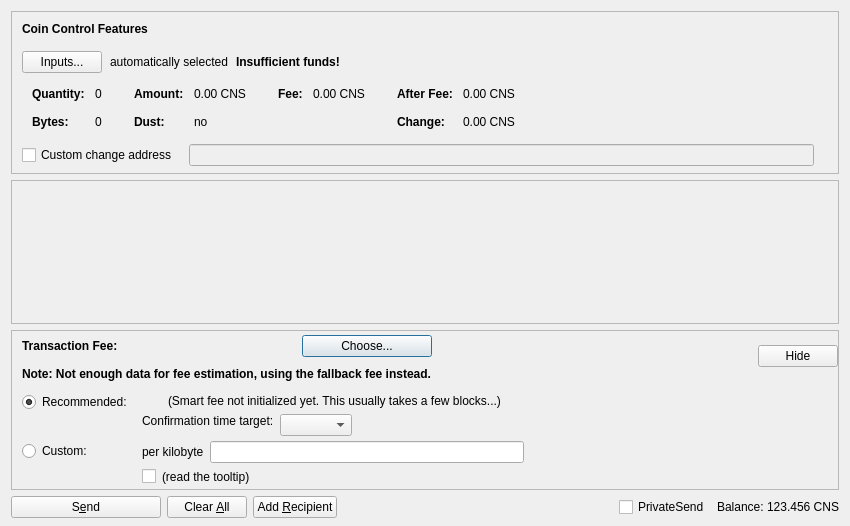
<?xml version="1.0" encoding="UTF-8"?>
<ui version="4.0">
 <class>SendCoinsDialog</class>
 <widget class="QDialog" name="SendCoinsDialog">
  <property name="geometry">
   <rect>
    <x>0</x>
    <y>0</y>
    <width>850</width>
    <height>526</height>
   </rect>
  </property>
  <property name="windowTitle">
   <string>Send Coins</string>
  </property>
  <layout class="QVBoxLayout" name="verticalLayout" stretch="0,1,0,0">
   <property name="bottomMargin">
    <number>8</number>
   </property>
   <item>
    <widget class="QFrame" name="frameCoinControl">
     <property name="sizePolicy">
      <sizepolicy hsizetype="Expanding" vsizetype="Expanding">
       <horstretch>0</horstretch>
       <verstretch>0</verstretch>
      </sizepolicy>
     </property>
     <property name="maximumSize">
      <size>
       <width>16777215</width>
       <height>16777215</height>
      </size>
     </property>
     <property name="frameShape">
      <enum>QFrame::StyledPanel</enum>
     </property>
     <property name="frameShadow">
      <enum>QFrame::Sunken</enum>
     </property>
     <layout class="QVBoxLayout" name="verticalLayoutCoinControl2">
      <property name="spacing">
       <number>0</number>
      </property>
      <property name="leftMargin">
       <number>0</number>
      </property>
      <property name="topMargin">
       <number>0</number>
      </property>
      <property name="rightMargin">
       <number>0</number>
      </property>
      <property name="bottomMargin">
       <number>6</number>
      </property>
      <item>
       <layout class="QVBoxLayout" name="verticalLayoutCoinControl" stretch="0,0,0,0,1">
        <property name="spacing">
         <number>0</number>
        </property>
        <property name="leftMargin">
         <number>10</number>
        </property>
        <property name="topMargin">
         <number>10</number>
        </property>
        <item>
         <layout class="QHBoxLayout" name="horizontalLayoutCoinControl1">
          <property name="bottomMargin">
           <number>15</number>
          </property>
          <item>
           <widget class="QLabel" name="labelCoinControlFeatures">
            <property name="sizePolicy">
             <sizepolicy hsizetype="Preferred" vsizetype="Maximum">
              <horstretch>0</horstretch>
              <verstretch>0</verstretch>
             </sizepolicy>
            </property>
            <property name="font">
             <font>
              <weight>75</weight>
              <bold>true</bold>
             </font>
            </property>
            <property name="styleSheet">
             <string notr="true">font-weight:bold;</string>
            </property>
            <property name="text">
             <string>Coin Control Features</string>
            </property>
           </widget>
          </item>
         </layout>
        </item>
        <item>
         <layout class="QHBoxLayout" name="horizontalLayoutCoinControl2" stretch="0,0,0,0">
          <property name="spacing">
           <number>8</number>
          </property>
          <property name="bottomMargin">
           <number>10</number>
          </property>
          <item>
           <widget class="QPushButton" name="pushButtonCoinControl">
            <property name="styleSheet">
             <string notr="true"/>
            </property>
            <property name="text">
             <string>Inputs...</string>
            </property>
            <property name="autoDefault">
             <bool>false</bool>
            </property>
           </widget>
          </item>
          <item>
           <widget class="QLabel" name="labelCoinControlAutomaticallySelected">
            <property name="text">
             <string>automatically selected</string>
            </property>
            <property name="margin">
             <number>5</number>
            </property>
           </widget>
          </item>
          <item>
           <widget class="QLabel" name="labelCoinControlInsuffFunds">
            <property name="font">
             <font>
              <weight>75</weight>
              <bold>true</bold>
             </font>
            </property>
            <property name="styleSheet">
             <string notr="true">font-weight:bold;</string>
            </property>
            <property name="text">
             <string>Insufficient funds!</string>
            </property>
            <property name="margin">
             <number>5</number>
            </property>
           </widget>
          </item>
          <item>
           <spacer name="horizontalSpacerCoinControl">
            <property name="orientation">
             <enum>Qt::Horizontal</enum>
            </property>
            <property name="sizeHint" stdset="0">
             <size>
              <width>40</width>
              <height>1</height>
             </size>
            </property>
           </spacer>
          </item>
         </layout>
        </item>
        <item>
         <widget class="QWidget" name="widgetCoinControl" native="true">
          <property name="sizePolicy">
           <sizepolicy hsizetype="Preferred" vsizetype="Preferred">
            <horstretch>0</horstretch>
            <verstretch>0</verstretch>
           </sizepolicy>
          </property>
          <property name="minimumSize">
           <size>
            <width>0</width>
            <height>0</height>
           </size>
          </property>
          <property name="styleSheet">
           <string notr="true"/>
          </property>
          <layout class="QHBoxLayout" name="horizontalLayoutCoinControl5">
           <property name="leftMargin">
            <number>0</number>
           </property>
           <property name="topMargin">
            <number>0</number>
           </property>
           <property name="rightMargin">
            <number>0</number>
           </property>
           <property name="bottomMargin">
            <number>0</number>
           </property>
           <item>
            <layout class="QHBoxLayout" name="horizontalLayoutCoinControl3" stretch="0,0,0,1">
             <property name="spacing">
              <number>20</number>
             </property>
             <property name="topMargin">
              <number>0</number>
             </property>
             <property name="bottomMargin">
              <number>10</number>
             </property>
             <item>
              <layout class="QFormLayout" name="formLayoutCoinControl1">
               <property name="horizontalSpacing">
                <number>10</number>
               </property>
               <property name="verticalSpacing">
                <number>14</number>
               </property>
               <property name="leftMargin">
                <number>10</number>
               </property>
               <property name="topMargin">
                <number>4</number>
               </property>
               <property name="rightMargin">
                <number>6</number>
               </property>
               <item row="0" column="0">
                <widget class="QLabel" name="labelCoinControlQuantityText">
                 <property name="font">
                  <font>
                   <weight>75</weight>
                   <bold>true</bold>
                  </font>
                 </property>
                 <property name="text">
                  <string>Quantity:</string>
                 </property>
                 <property name="margin">
                  <number>0</number>
                 </property>
                </widget>
               </item>
               <item row="0" column="1">
                <widget class="QLabel" name="labelCoinControlQuantity">
                 <property name="cursor">
                  <cursorShape>IBeamCursor</cursorShape>
                 </property>
                 <property name="contextMenuPolicy">
                  <enum>Qt::ActionsContextMenu</enum>
                 </property>
                 <property name="text">
                  <string notr="true">0</string>
                 </property>
                 <property name="margin">
                  <number>0</number>
                 </property>
                 <property name="textInteractionFlags">
                  <set>Qt::LinksAccessibleByMouse|Qt::TextSelectableByKeyboard|Qt::TextSelectableByMouse</set>
                 </property>
                </widget>
               </item>
               <item row="1" column="0">
                <widget class="QLabel" name="labelCoinControlBytesText">
                 <property name="font">
                  <font>
                   <weight>75</weight>
                   <bold>true</bold>
                  </font>
                 </property>
                 <property name="text">
                  <string>Bytes:</string>
                 </property>
                </widget>
               </item>
               <item row="1" column="1">
                <widget class="QLabel" name="labelCoinControlBytes">
                 <property name="cursor">
                  <cursorShape>IBeamCursor</cursorShape>
                 </property>
                 <property name="contextMenuPolicy">
                  <enum>Qt::ActionsContextMenu</enum>
                 </property>
                 <property name="text">
                  <string notr="true">0</string>
                 </property>
                 <property name="textInteractionFlags">
                  <set>Qt::LinksAccessibleByMouse|Qt::TextSelectableByKeyboard|Qt::TextSelectableByMouse</set>
                 </property>
                </widget>
               </item>
              </layout>
             </item>
             <item>
              <layout class="QFormLayout" name="formLayoutCoinControl2">
               <property name="horizontalSpacing">
                <number>10</number>
               </property>
               <property name="verticalSpacing">
                <number>14</number>
               </property>
               <property name="leftMargin">
                <number>6</number>
               </property>
               <property name="topMargin">
                <number>4</number>
               </property>
               <property name="rightMargin">
                <number>6</number>
               </property>
               <item row="0" column="0">
                <widget class="QLabel" name="labelCoinControlAmountText">
                 <property name="font">
                  <font>
                   <weight>75</weight>
                   <bold>true</bold>
                  </font>
                 </property>
                 <property name="text">
                  <string>Amount:</string>
                 </property>
                 <property name="margin">
                  <number>0</number>
                 </property>
                </widget>
               </item>
               <item row="0" column="1">
                <widget class="QLabel" name="labelCoinControlAmount">
                 <property name="cursor">
                  <cursorShape>IBeamCursor</cursorShape>
                 </property>
                 <property name="contextMenuPolicy">
                  <enum>Qt::ActionsContextMenu</enum>
                 </property>
                 <property name="text">
                  <string notr="true">0.00 CNS</string>
                 </property>
                 <property name="textInteractionFlags">
                  <set>Qt::LinksAccessibleByMouse|Qt::TextSelectableByKeyboard|Qt::TextSelectableByMouse</set>
                 </property>
                </widget>
               </item>
               <item row="1" column="0">
                <widget class="QLabel" name="labelCoinControlLowOutputText">
                 <property name="font">
                  <font>
                   <weight>75</weight>
                   <bold>true</bold>
                  </font>
                 </property>
                 <property name="text">
                  <string>Dust:</string>
                 </property>
                </widget>
               </item>
               <item row="1" column="1">
                <widget class="QLabel" name="labelCoinControlLowOutput">
                 <property name="cursor">
                  <cursorShape>IBeamCursor</cursorShape>
                 </property>
                 <property name="contextMenuPolicy">
                  <enum>Qt::ActionsContextMenu</enum>
                 </property>
                 <property name="text">
                  <string notr="true">no</string>
                 </property>
                 <property name="textInteractionFlags">
                  <set>Qt::LinksAccessibleByMouse|Qt::TextSelectableByKeyboard|Qt::TextSelectableByMouse</set>
                 </property>
                </widget>
               </item>
              </layout>
             </item>
             <item>
              <layout class="QFormLayout" name="formLayoutCoinControl3">
               <property name="horizontalSpacing">
                <number>10</number>
               </property>
               <property name="verticalSpacing">
                <number>14</number>
               </property>
               <property name="leftMargin">
                <number>6</number>
               </property>
               <property name="topMargin">
                <number>4</number>
               </property>
               <property name="rightMargin">
                <number>6</number>
               </property>
               <item row="0" column="0">
                <widget class="QLabel" name="labelCoinControlFeeText">
                 <property name="font">
                  <font>
                   <weight>75</weight>
                   <bold>true</bold>
                  </font>
                 </property>
                 <property name="text">
                  <string>Fee:</string>
                 </property>
                 <property name="margin">
                  <number>0</number>
                 </property>
                </widget>
               </item>
               <item row="0" column="1">
                <widget class="QLabel" name="labelCoinControlFee">
                 <property name="cursor">
                  <cursorShape>IBeamCursor</cursorShape>
                 </property>
                 <property name="contextMenuPolicy">
                  <enum>Qt::ActionsContextMenu</enum>
                 </property>
                 <property name="text">
                  <string notr="true">0.00 CNS</string>
                 </property>
                 <property name="textInteractionFlags">
                  <set>Qt::LinksAccessibleByMouse|Qt::TextSelectableByKeyboard|Qt::TextSelectableByMouse</set>
                 </property>
                </widget>
               </item>
              </layout>
             </item>
             <item>
              <layout class="QFormLayout" name="formLayoutCoinControl4">
               <property name="horizontalSpacing">
                <number>10</number>
               </property>
               <property name="verticalSpacing">
                <number>14</number>
               </property>
               <property name="leftMargin">
                <number>6</number>
               </property>
               <property name="topMargin">
                <number>4</number>
               </property>
               <property name="rightMargin">
                <number>6</number>
               </property>
               <item row="0" column="0">
                <widget class="QLabel" name="labelCoinControlAfterFeeText">
                 <property name="font">
                  <font>
                   <weight>75</weight>
                   <bold>true</bold>
                  </font>
                 </property>
                 <property name="text">
                  <string>After Fee:</string>
                 </property>
                 <property name="margin">
                  <number>0</number>
                 </property>
                </widget>
               </item>
               <item row="0" column="1">
                <widget class="QLabel" name="labelCoinControlAfterFee">
                 <property name="cursor">
                  <cursorShape>IBeamCursor</cursorShape>
                 </property>
                 <property name="contextMenuPolicy">
                  <enum>Qt::ActionsContextMenu</enum>
                 </property>
                 <property name="text">
                  <string notr="true">0.00 CNS</string>
                 </property>
                 <property name="textInteractionFlags">
                  <set>Qt::LinksAccessibleByMouse|Qt::TextSelectableByKeyboard|Qt::TextSelectableByMouse</set>
                 </property>
                </widget>
               </item>
               <item row="1" column="0">
                <widget class="QLabel" name="labelCoinControlChangeText">
                 <property name="font">
                  <font>
                   <weight>75</weight>
                   <bold>true</bold>
                  </font>
                 </property>
                 <property name="text">
                  <string>Change:</string>
                 </property>
                </widget>
               </item>
               <item row="1" column="1">
                <widget class="QLabel" name="labelCoinControlChange">
                 <property name="cursor">
                  <cursorShape>IBeamCursor</cursorShape>
                 </property>
                 <property name="contextMenuPolicy">
                  <enum>Qt::ActionsContextMenu</enum>
                 </property>
                 <property name="text">
                  <string notr="true">0.00 CNS</string>
                 </property>
                 <property name="textInteractionFlags">
                  <set>Qt::LinksAccessibleByMouse|Qt::TextSelectableByKeyboard|Qt::TextSelectableByMouse</set>
                 </property>
                </widget>
               </item>
              </layout>
             </item>
            </layout>
           </item>
          </layout>
         </widget>
        </item>
        <item>
         <layout class="QHBoxLayout" name="horizontalLayoutCoinControl4" stretch="0,0,0">
          <property name="spacing">
           <number>12</number>
          </property>
          <property name="sizeConstraint">
           <enum>QLayout::SetDefaultConstraint</enum>
          </property>
          <property name="topMargin">
           <number>5</number>
          </property>
          <property name="rightMargin">
           <number>5</number>
          </property>
          <item>
           <widget class="QCheckBox" name="checkBoxCoinControlChange">
            <property name="toolTip">
             <string>If this is activated, but the change address is empty or invalid, change will be sent to a newly generated address.</string>
            </property>
            <property name="text">
             <string>Custom change address</string>
            </property>
           </widget>
          </item>
          <item>
           <widget class="QValidatedLineEdit" name="lineEditCoinControlChange">
            <property name="enabled">
             <bool>false</bool>
            </property>
            <property name="sizePolicy">
             <sizepolicy hsizetype="Expanding" vsizetype="Fixed">
              <horstretch>0</horstretch>
              <verstretch>0</verstretch>
             </sizepolicy>
            </property>
           </widget>
          </item>
          <item>
           <widget class="QLabel" name="labelCoinControlChangeLabel">
            <property name="sizePolicy">
             <sizepolicy hsizetype="Preferred" vsizetype="Expanding">
              <horstretch>0</horstretch>
              <verstretch>0</verstretch>
             </sizepolicy>
            </property>
            <property name="minimumSize">
             <size>
              <width>0</width>
              <height>0</height>
             </size>
            </property>
            <property name="text">
             <string/>
            </property>
            <property name="margin">
             <number>3</number>
            </property>
           </widget>
          </item>
         </layout>
        </item>
        <item>
         <spacer name="verticalSpacerCoinControl">
          <property name="orientation">
           <enum>Qt::Vertical</enum>
          </property>
          <property name="sizeHint" stdset="0">
           <size>
            <width>800</width>
            <height>1</height>
           </size>
          </property>
         </spacer>
        </item>
       </layout>
      </item>
     </layout>
    </widget>
   </item>
   <item>
    <widget class="QScrollArea" name="scrollArea">
     <property name="widgetResizable">
      <bool>true</bool>
     </property>
     <widget class="QWidget" name="scrollAreaWidgetContents">
      <property name="geometry">
       <rect>
        <x>0</x>
        <y>0</y>
        <width>830</width>
        <height>104</height>
       </rect>
      </property>
      <layout class="QVBoxLayout" name="verticalLayout_2" stretch="0,1">
       <property name="leftMargin">
        <number>0</number>
       </property>
       <property name="topMargin">
        <number>0</number>
       </property>
       <property name="rightMargin">
        <number>0</number>
       </property>
       <property name="bottomMargin">
        <number>0</number>
       </property>
       <item>
        <layout class="QVBoxLayout" name="entries">
         <property name="spacing">
          <number>6</number>
         </property>
        </layout>
       </item>
       <item>
        <spacer name="verticalSpacer">
         <property name="orientation">
          <enum>Qt::Vertical</enum>
         </property>
         <property name="sizeHint" stdset="0">
          <size>
           <width>20</width>
           <height>40</height>
          </size>
         </property>
        </spacer>
       </item>
      </layout>
     </widget>
    </widget>
   </item>
   <item>
    <widget class="QFrame" name="frameFee">
     <property name="sizePolicy">
      <sizepolicy hsizetype="Expanding" vsizetype="Expanding">
       <horstretch>0</horstretch>
       <verstretch>0</verstretch>
      </sizepolicy>
     </property>
     <property name="maximumSize">
      <size>
       <width>16777215</width>
       <height>16777215</height>
      </size>
     </property>
     <property name="frameShape">
      <enum>QFrame::StyledPanel</enum>
     </property>
     <property name="frameShadow">
      <enum>QFrame::Sunken</enum>
     </property>
     <layout class="QVBoxLayout" name="verticalLayoutFee1">
      <property name="spacing">
       <number>0</number>
      </property>
      <property name="leftMargin">
       <number>0</number>
      </property>
      <property name="topMargin">
       <number>0</number>
      </property>
      <property name="rightMargin">
       <number>0</number>
      </property>
      <property name="bottomMargin">
       <number>0</number>
      </property>
      <item>
       <layout class="QVBoxLayout" name="verticalLayoutFee2" stretch="0,0,0">
        <property name="spacing">
         <number>0</number>
        </property>
        <property name="leftMargin">
         <number>10</number>
        </property>
        <property name="topMargin">
         <number>0</number>
        </property>
        <item>
         <layout class="QHBoxLayout" name="horizontalLayoutFee1">
          <property name="bottomMargin">
           <number>0</number>
          </property>
          <item>
           <layout class="QVBoxLayout" name="verticalLayoutFee7">
            <property name="spacing">
             <number>0</number>
            </property>
            <item>
             <spacer name="verticalSpacerSmartFee">
              <property name="orientation">
               <enum>Qt::Vertical</enum>
              </property>
              <property name="sizeType">
               <enum>QSizePolicy::Fixed</enum>
              </property>
              <property name="sizeHint" stdset="0">
               <size>
                <width>1</width>
                <height>4</height>
               </size>
              </property>
             </spacer>
            </item>
            <item>
             <layout class="QHBoxLayout" name="horizontalLayoutSmartFee">
              <property name="spacing">
               <number>10</number>
              </property>
              <item>
               <widget class="QLabel" name="labelFeeHeadline">
                <property name="sizePolicy">
                 <sizepolicy hsizetype="Preferred" vsizetype="Maximum">
                  <horstretch>0</horstretch>
                  <verstretch>0</verstretch>
                 </sizepolicy>
                </property>
                <property name="font">
                 <font>
                  <weight>75</weight>
                  <bold>true</bold>
                 </font>
                </property>
                <property name="styleSheet">
                 <string notr="true">font-weight:bold;</string>
                </property>
                <property name="text">
                 <string>Transaction Fee:</string>
                </property>
               </widget>
              </item>
              <item>
               <widget class="QLabel" name="labelFeeMinimized">
                <property name="text">
                 <string/>
                </property>
               </widget>
              </item>
              <item>
               <widget class="QPushButton" name="buttonChooseFee">
                <property name="text">
                 <string>Choose...</string>
                </property>
               </widget>
              </item>
             </layout>
            </item>
            <item>
             <spacer name="verticalSpacer_7">
              <property name="orientation">
               <enum>Qt::Vertical</enum>
              </property>
              <property name="sizeHint" stdset="0">
               <size>
                <width>1</width>
                <height>10</height>
               </size>
              </property>
             </spacer>
            </item>
            <item>
             <widget class="QLabel" name="fallbackFeeWarningLabel">
              <property name="toolTip">
               <string>Using the fallbackfee can result in sending a transaction that will take several hours or days (or never) to confirm. Consider choosing your fee manually or wait until you have validated the complete chain.</string>
              </property>
              <property name="font">
              <font>
                  <weight>75</weight>
                  <bold>true</bold>
              </font>
              </property>
              <property name="text">
               <string>Note: Not enough data for fee estimation, using the fallback fee instead.</string>
              </property>
              <property name="wordWrap">
               <bool>false</bool>
              </property>
             </widget>
            </item>
            <item>
             <spacer name="verticalSpacer_5">
              <property name="orientation">
               <enum>Qt::Vertical</enum>
              </property>
              <property name="sizeHint" stdset="0">
               <size>
                <width>1</width>
                <height>1</height>
               </size>
              </property>
             </spacer>
            </item>
           </layout>
          </item>
          <item>
           <spacer name="horizontalSpacer_4">
            <property name="orientation">
             <enum>Qt::Horizontal</enum>
            </property>
            <property name="sizeHint" stdset="0">
             <size>
              <width>1</width>
              <height>1</height>
             </size>
            </property>
           </spacer>
          </item>
          <item>
           <widget class="QPushButton" name="buttonMinimizeFee">
            <property name="toolTip">
             <string>collapse fee-settings</string>
            </property>
            <property name="text">
             <string>Hide</string>
            </property>
           </widget>
          </item>
         </layout>
        </item>
        <item>
         <widget class="QFrame" name="frameFeeSelection">
          <layout class="QVBoxLayout" name="verticalLayoutFee12">
           <property name="spacing">
            <number>0</number>
           </property>
           <property name="leftMargin">
            <number>0</number>
           </property>
           <property name="topMargin">
            <number>0</number>
           </property>
           <property name="rightMargin">
            <number>0</number>
           </property>
           <property name="bottomMargin">
            <number>0</number>
           </property>
           <item>
            <layout class="QGridLayout" name="gridLayoutFee">
             <property name="topMargin">
              <number>10</number>
             </property>
             <property name="bottomMargin">
              <number>4</number>
             </property>
             <property name="horizontalSpacing">
              <number>10</number>
             </property>
             <property name="verticalSpacing">
              <number>4</number>
             </property>
             <item row="1" column="1">
              <layout class="QVBoxLayout" name="verticalLayoutFee8">
               <property name="spacing">
                <number>6</number>
               </property>
               <item>
                <layout class="QHBoxLayout" name="horizontalLayoutFee13">
                 <item>
                  <widget class="QLabel" name="labelCustomPerKilobyte">
                   <property name="toolTip">
                    <string>If the custom fee is set to 1000 duffs and the transaction is only 250 bytes, then &quot;per kilobyte&quot; only pays 250 duffs in fee,&lt;br /&gt;while &quot;at least&quot; pays 1000 duffs. For transactions bigger than a kilobyte both pay by kilobyte.</string>
                   </property>
                   <property name="text">
                    <string>per kilobyte</string>
                   </property>
                  </widget>
                 </item>
                 <item>
                  <widget class="BitcoinAmountField" name="customFee"/>
                 </item>
                 <item>
                  <spacer name="horizontalSpacer_6">
                   <property name="orientation">
                    <enum>Qt::Horizontal</enum>
                   </property>
                   <property name="sizeHint" stdset="0">
                    <size>
                     <width>1</width>
                     <height>1</height>
                    </size>
                   </property>
                  </spacer>
                 </item>
                </layout>
               </item>
               <item>
                <layout class="QHBoxLayout" name="horizontalLayoutFee8">
                 <item>
                  <widget class="QCheckBox" name="checkBoxMinimumFee">
                   <property name="toolTip">
                    <string>Paying only the minimum fee is just fine as long as there is less transaction volume than space in the blocks.&lt;br /&gt;But be aware that this can end up in a never confirming transaction once there is more demand for cns transactions than the network can process.</string>
                   </property>
                   <property name="text">
                    <string/>
                   </property>
                  </widget>
                 </item>
                 <item>
                  <widget class="QLabel" name="labelMinFeeWarning">
                   <property name="enabled">
                    <bool>true</bool>
                   </property>
                   <property name="toolTip">
                    <string>Paying only the minimum fee is just fine as long as there is less transaction volume than space in the blocks.&lt;br /&gt;But be aware that this can end up in a never confirming transaction once there is more demand for cns transactions than the network can process.</string>
                   </property>
                   <property name="text">
                    <string>(read the tooltip)</string>
                   </property>
                   <property name="margin">
                    <number>5</number>
                   </property>
                  </widget>
                 </item>
                 <item>
                  <spacer name="horizontalSpacer_2">
                   <property name="orientation">
                    <enum>Qt::Horizontal</enum>
                   </property>
                   <property name="sizeHint" stdset="0">
                    <size>
                     <width>1</width>
                     <height>1</height>
                    </size>
                   </property>
                  </spacer>
                 </item>
                </layout>
               </item>
              </layout>
             </item>
             <item row="0" column="0">
              <layout class="QVBoxLayout" name="verticalLayoutFee4" stretch="0,1">
               <item>
                <widget class="QRadioButton" name="radioSmartFee">
                 <property name="text">
                  <string>Recommended:</string>
                 </property>
                 <property name="checked">
                  <bool>true</bool>
                 </property>
                 <attribute name="buttonGroup">
                  <string notr="true">groupFee</string>
                 </attribute>
                </widget>
               </item>
               <item>
                <spacer name="verticalSpacer_2">
                 <property name="orientation">
                  <enum>Qt::Vertical</enum>
                 </property>
                 <property name="sizeHint" stdset="0">
                  <size>
                   <width>1</width>
                   <height>1</height>
                  </size>
                 </property>
                </spacer>
               </item>
              </layout>
             </item>
             <item row="1" column="0">
              <layout class="QVBoxLayout" name="verticalLayoutFee9" stretch="0,1">
               <item>
                <widget class="QRadioButton" name="radioCustomFee">
                 <property name="text">
                  <string>Custom:</string>
                 </property>
                 <attribute name="buttonGroup">
                  <string notr="true">groupFee</string>
                 </attribute>
                </widget>
               </item>
               <item>
                <spacer name="verticalSpacer_6">
                 <property name="orientation">
                  <enum>Qt::Vertical</enum>
                 </property>
                 <property name="sizeHint" stdset="0">
                  <size>
                   <width>1</width>
                   <height>1</height>
                  </size>
                 </property>
                </spacer>
               </item>
              </layout>
             </item>
             <item row="0" column="1">
              <layout class="QVBoxLayout" name="verticalLayoutFee3" stretch="0,0,1">
               <property name="spacing">
                <number>6</number>
               </property>
               <property name="topMargin">
                <number>2</number>
               </property>
               <item>
                <layout class="QHBoxLayout" name="horizontalLayoutFee12">
                 <item>
                  <widget class="QLabel" name="labelSmartFee">
                   <property name="text">
                    <string/>
                   </property>
                   <property name="margin">
                    <number>2</number>
                   </property>
                  </widget>
                 </item>
                 <item>
                  <widget class="QLabel" name="labelFeeEstimation">
                   <property name="text">
                    <string/>
                   </property>
                  </widget>
                 </item>
                 <item>
                  <widget class="QLabel" name="labelSmartFee2">
                   <property name="text">
                    <string>(Smart fee not initialized yet. This usually takes a few blocks...)</string>
                   </property>
                   <property name="margin">
                    <number>2</number>
                   </property>
                  </widget>
                 </item>
                 <item>
                  <spacer name="horizontalSpacer_5">
                   <property name="orientation">
                    <enum>Qt::Horizontal</enum>
                   </property>
                   <property name="sizeHint" stdset="0">
                    <size>
                     <width>1</width>
                     <height>1</height>
                    </size>
                   </property>
                  </spacer>
                 </item>
                </layout>
               </item>
               <item>
                <layout class="QHBoxLayout" name="horizontalLayoutFee9">
                 <item>
                  <layout class="QVBoxLayout" name="verticalLayoutFee6">
                   <item>
                    <widget class="QLabel" name="labelSmartFee3">
                     <property name="text">
                      <string>Confirmation time target:</string>
                     </property>
                     <property name="margin">
                      <number>2</number>
                     </property>
                    </widget>
                   </item>
                   <item>
                    <spacer name="verticalSpacer_3">
                     <property name="orientation">
                      <enum>Qt::Vertical</enum>
                     </property>
                     <property name="sizeHint" stdset="0">
                      <size>
                       <width>1</width>
                       <height>1</height>
                      </size>
                     </property>
                    </spacer>
                   </item>
                  </layout>
                 </item>
                 <item>
                  <layout class="QVBoxLayout" name="verticalLayoutFee5">
                   <property name="rightMargin">
                    <number>30</number>
                   </property>
                   <item>
                    <layout class="QHBoxLayout" name="horizontalLayoutConfTarget">
                     <property name="bottomMargin">
                      <number>0</number>
                     </property>
                     <item>
                      <widget class="QComboBox" name="confTargetSelector"/>
                     </item>
                     <item>
                      <spacer name="horizontalSpacerConfTarget">
                       <property name="orientation">
                        <enum>Qt::Horizontal</enum>
                       </property>
                       <property name="sizeHint" stdset="0">
                        <size>
                         <width>40</width>
                         <height>20</height>
                        </size>
                       </property>
                      </spacer>
                     </item>
                    </layout>
                   </item>
                  </layout>
                 </item>
                </layout>
               </item>
               <item>
                <spacer name="verticalSpacer_4">
                 <property name="orientation">
                  <enum>Qt::Vertical</enum>
                 </property>
                 <property name="sizeHint" stdset="0">
                  <size>
                   <width>1</width>
                   <height>1</height>
                  </size>
                 </property>
                </spacer>
               </item>
              </layout>
             </item>
            </layout>
           </item>
          </layout>
         </widget>
        </item>
        <item>
         <spacer name="verticalSpacerFee">
          <property name="orientation">
           <enum>Qt::Vertical</enum>
          </property>
          <property name="sizeHint" stdset="0">
           <size>
            <width>800</width>
            <height>1</height>
           </size>
          </property>
         </spacer>
        </item>
       </layout>
      </item>
     </layout>
    </widget>
   </item>
   <item>
    <layout class="QHBoxLayout" name="horizontalLayout">
     <item>
      <widget class="QPushButton" name="sendButton">
       <property name="minimumSize">
        <size>
         <width>150</width>
         <height>0</height>
        </size>
       </property>
       <property name="toolTip">
        <string>Confirm the send action</string>
       </property>
       <property name="text">
        <string>S&amp;end</string>
       </property>
       <property name="autoDefault">
        <bool>false</bool>
       </property>
       <property name="default">
        <bool>false</bool>
       </property>
      </widget>
     </item>
     <item>
      <widget class="QPushButton" name="clearButton">
       <property name="sizePolicy">
        <sizepolicy hsizetype="Minimum" vsizetype="Fixed">
         <horstretch>0</horstretch>
         <verstretch>0</verstretch>
        </sizepolicy>
       </property>
       <property name="toolTip">
        <string>Clear all fields of the form.</string>
       </property>
       <property name="text">
        <string>Clear &amp;All</string>
       </property>
       <property name="autoDefault">
        <bool>false</bool>
       </property>
      </widget>
     </item>
     <item>
      <widget class="QPushButton" name="addButton">
       <property name="toolTip">
        <string>Send to multiple recipients at once</string>
       </property>
       <property name="text">
        <string>Add &amp;Recipient</string>
       </property>
       <property name="autoDefault">
        <bool>false</bool>
       </property>
      </widget>
     </item>
     <item>
      <spacer name="horizontalSpacer">
       <property name="orientation">
        <enum>Qt::Horizontal</enum>
       </property>
       <property name="sizeHint" stdset="0">
        <size>
         <width>40</width>
         <height>20</height>
        </size>
       </property>
      </spacer>
     </item>
     <item>
      <layout class="QHBoxLayout" name="horizontalLayout_2">
       <property name="spacing">
        <number>3</number>
       </property>
       <item>
        <widget class="QCheckBox" name="checkUsePrivateSend">
         <property name="minimumSize">
          <size>
           <width>95</width>
           <height>0</height>
          </size>
         </property>
         <property name="text">
          <string>PrivateSend</string>
         </property>
         <property name="checked">
          <bool>false</bool>
         </property>
        </widget>
       </item>
       <item>
        <widget class="QLabel" name="label">
         <property name="text">
          <string>Balance:</string>
         </property>
        </widget>
       </item>
       <item>
        <widget class="QLabel" name="labelBalance">
         <property name="sizePolicy">
          <sizepolicy hsizetype="Preferred" vsizetype="Fixed">
           <horstretch>0</horstretch>
           <verstretch>0</verstretch>
          </sizepolicy>
         </property>
         <property name="cursor">
          <cursorShape>IBeamCursor</cursorShape>
         </property>
         <property name="text">
          <string notr="true">123.456 CNS</string>
         </property>
         <property name="textInteractionFlags">
          <set>Qt::LinksAccessibleByMouse|Qt::TextSelectableByKeyboard|Qt::TextSelectableByMouse</set>
         </property>
        </widget>
       </item>
      </layout>
     </item>
    </layout>
   </item>
  </layout>
 </widget>
 <customwidgets>
  <customwidget>
   <class>QValidatedLineEdit</class>
   <extends>QLineEdit</extends>
   <header>qvalidatedlineedit.h</header>
  </customwidget>
  <customwidget>
   <class>BitcoinAmountField</class>
   <extends>QLineEdit</extends>
   <header>bitcoinamountfield.h</header>
   <container>1</container>
  </customwidget>
 </customwidgets>
 <resources>
  <include location="../cns.qrc"/>
 </resources>
 <connections/>
 <buttongroups>
  <buttongroup name="groupFee"/>
 </buttongroups>
</ui>
